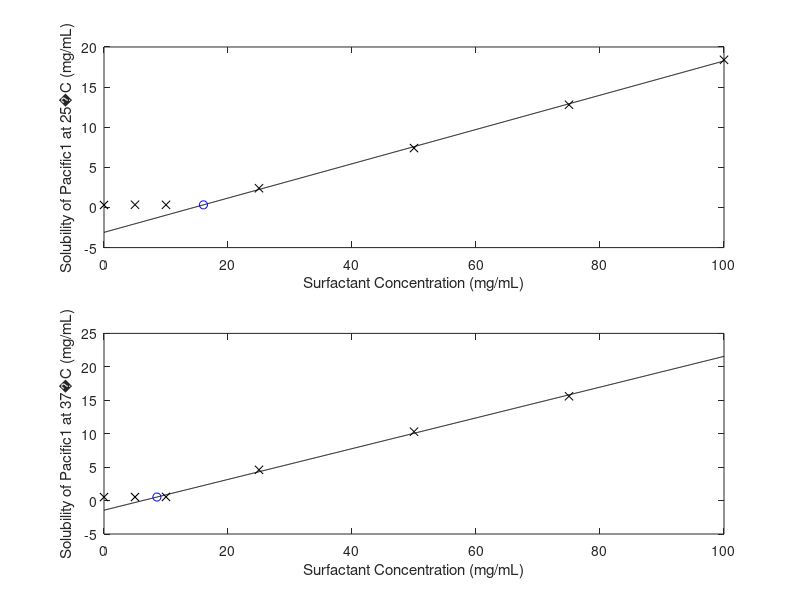

This chart was generated by the following MATLAB code:
CsurfTrial = [0;5;10;25;50;75;100];
Sol25 = [0.31;0.34;0.33;2.4;7.4;12.8;18.4];
Sol37 = [0.52;0.53;0.55;4.6;10.3;15.6];

figure;
subplot(2,1,1);
plot(CsurfTrial,Sol25,'xk','LineStyle','none');
xlabel('Surfactant Concentration (mg/mL)');
ylabel(['Solubility of Pacific1 at 25', char(176), 'C (mg/mL)']);
p25 = polyfit(CsurfTrial(4:end),Sol25(4:end),1);
Csurf = [0:0.1:100];
Sol25model = p25(1)*Csurf+p25(2);
hold on;
plot(Csurf,Sol25model,'k');
Sw25 = mean(Sol25(1:3));
CMC25 = (Sw25-p25(2))/p25(1);
plot(CMC25,Sw25,'ob');
hold off;

subplot(2,1,2);
plot(CsurfTrial(1:end-1),Sol37,'xk','LineStyle','none');
xlabel('Surfactant Concentration (mg/mL)');
ylabel(['Solubility of Pacific1 at 37', char(176), 'C (mg/mL)']);
p37 = polyfit(CsurfTrial(3:end-1),Sol37(3:end),1);
Sol37model = p37(1)*Csurf+p37(2);
hold on;
plot(Csurf,Sol37model,'k');
Sw37 = mean(Sol37(1:2));
CMC37 = (Sw37-p37(2))/p37(1);
plot(CMC37,Sw37,'ob');
hold off;